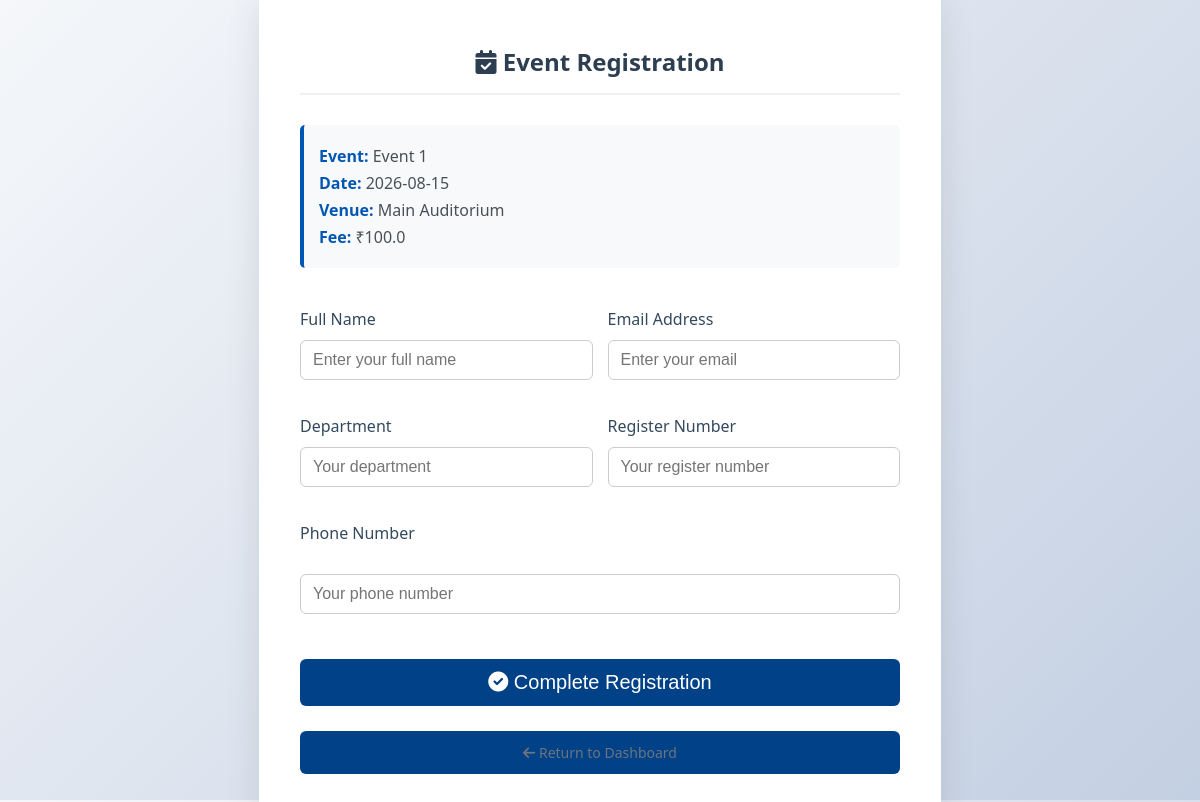
The app's page /register_event/1 (signed in) with its own data.
### tables this page shows
CREATE TABLE events (
            id INTEGER PRIMARY KEY AUTOINCREMENT,
            title TEXT NOT NULL,
            description TEXT NOT NULL,
            date TEXT NOT NULL,
            organizer TEXT NOT NULL,
            venue TEXT NOT NULL,
            category TEXT NOT NULL,
            registration_fee REAL NOT NULL
        );

### app.py (the view)
@app.route("/register_event/<int:event_id>", methods=["GET", "POST"])
def register_event(event_id):
    if "user" not in session or session["role"] != "student":
        return redirect(url_for("login"))
    if request.method == "POST":
        return redirect(url_for("confirm_registration", event_id=event_id))
    conn = sqlite3.connect(DATABASE_PATH)
    cursor = conn.cursor()
    cursor.execute("SELECT * FROM events WHERE id=?", (event_id,))
    event = cursor.fetchone()
    conn.close()
    if not event:
        return "Event not found!", 404
    return render_template("register_event.html", event=event, event_id=event_id)

### templates/register_event.html (shortened to what this page needs)
<!DOCTYPE html>
<html lang="en">
<head>
    <link rel="stylesheet" href="{{ url_for('static', filename='css/register_event.css') }}">
    <link rel="stylesheet" href="https://cdnjs.cloudflare.com/ajax/libs/font-awesome/6.0.0/css/all.min.css">
</head>
<body>
    <div class="form-container">
        <h2><i class="fas fa-calendar-check"></i> Event Registration</h2>
        <div class="event-details">
            <p><span class="highlight">Event:</span> {{ event[1] }}</p>
            <p><span class="highlight">Date:</span> {{ event[3] }}</p>
            <p><span class="highlight">Venue:</span> {{ event[5] }}</p>
            <p><span class="highlight">Fee:</span> ₹{{ event[7] }}</p>
        </div>
        <form action="{{ url_for('confirm_registration', event_id=event_id) }}" method="POST">
            <div class="field-row">
                <div>
                    <label for="name">Full Name</label>
                    <input type="text" id="name" name="name" placeholder="Enter your full name" required>
                </div>
                <div>
                    <label for="email">Email Address</label>
                    <input type="email" id="email" name="email" placeholder="Enter your email" required>
                </div>
            </div>
            <div class="field-row">
                <div>
                    <label for="department">Department</label>
                    <input type="text" id="department" name="department" placeholder="Your department" required>
                </div>
                <div>
                    <label for="register_number">Register Number</label>
                    <input type="text" id="register_number" name="register_number" placeholder="Your register number" required>
                </div>
            </div>
            <label for="phone">Phone Number</label>
            <input type="tel" id="phone" name="phone" placeholder="Your phone number" required>
            <button type="submit"><i class="fas fa-check-circle"></i> Complete Registration</button>
        </form>
        <a href="{{ url_for('student_dash') }}" class="back-button">
            <i class="fas fa-arrow-left"></i> Return to Dashboard
        </a>
    </div>
</body>
</html>

### static/css/register_event.css (style rules this page uses)
.form-container { background: rgba(255, 255, 255, 0.1); backdrop-filter: blur(10px); padding: 40px 50px; border-radius: 16px; border: 1px solid rgba(255, 255, 255, 0.3); box-shadow: 0 8px 32px rgba(0, 0, 0, 0.25); width: 100%; max-width: 500px; color: #fff; }
h2 { text-align: center; color: #2c3e50; margin-bottom: 30px; }
form label { display: block; margin-top: 15px; color: #34495e; font-weight: 500; }
form input { width: 100%; padding: 10px 12px; margin-top: 5px; border: 1px solid #ccc; border-radius: 6px; font-size: 16px; transition: border-color 0.3s ease; }
button[type="submit"] { margin-top: 25px; width: 100%; background-color: #004187; color: white; padding: 12px 0; font-size: 20px; border: none; border-radius: 6px; cursor: pointer; transition: background-color 0.3s ease; }
body { font-family: 'Segoe UI', Tahoma, Geneva, Verdana, sans-serif; background: url("../images/register_event.jpeg") no-repeat center center fixed; background-size: cover; margin: 0; padding: 0; display: flex; justify-content: center; align-items: center; min-height: 100vh; }
.back-button { display: block; width: 100%; margin-top: 15px; background-color: #004187; color: white; padding: 12px 0; font-size: 18px; text-align: center; text-decoration: none; border-radius: 6px; transition: background-color 0.3s ease; }

### templates/register_event.html (style rules this page uses)
body { font-family: 'Segoe UI', Tahoma, Geneva, Verdana, sans-serif; background: linear-gradient(135deg, #f5f7fa 0%, #c3cfe2 100%); margin: 0; padding: 0; height: 100vh; display: flex; justify-content: center; align-items: center; }
.form-container { width: 90%; max-width: 600px; background-color: white; border-radius: 10px; box-shadow: 0 15px 35px rgba(0, 0, 0, 0.1); padding: 40px; animation: fadeIn 0.5s; }
h2 { color: #2c3e50; text-align: center; margin-bottom: 30px; font-weight: 600; border-bottom: 2px solid #f1f1f1; padding-bottom: 15px; }
.event-details { background-color: #f8f9fa; border-left: 4px solid #0056b3; padding: 15px; margin-bottom: 25px; border-radius: 5px; }
.event-details p { margin: 5px 0; color: #495057; }
.event-details .highlight { color: #0056b3; font-weight: 600; }
form { display: grid; grid-gap: 20px; }
label { font-weight: 500; color: #495057; display: block; margin-bottom: 5px; }
input { width: 100%; padding: 12px; border: 1px solid #ced4da; border-radius: 5px; font-size: 14px; transition: border-color 0.3s; box-sizing: border-box; }
button { background-color: #0056b3; color: white; border: none; border-radius: 5px; padding: 12px 20px; font-size: 16px; cursor: pointer; transition: background-color 0.3s, transform 0.2s; width: 100%; font-weight: 500; margin-top: 10px; }
.back-button { display: block; text-align: center; margin-top: 25px; color: #6c757d; text-decoration: none; font-size: 14px; transition: color 0.3s; }
.field-row { display: grid; grid-template-columns: 1fr 1fr; grid-gap: 15px; }

### records on screen
events: title "Event 1", date "2026-08-15", venue "Main Auditorium", registration_fee "100.0"
